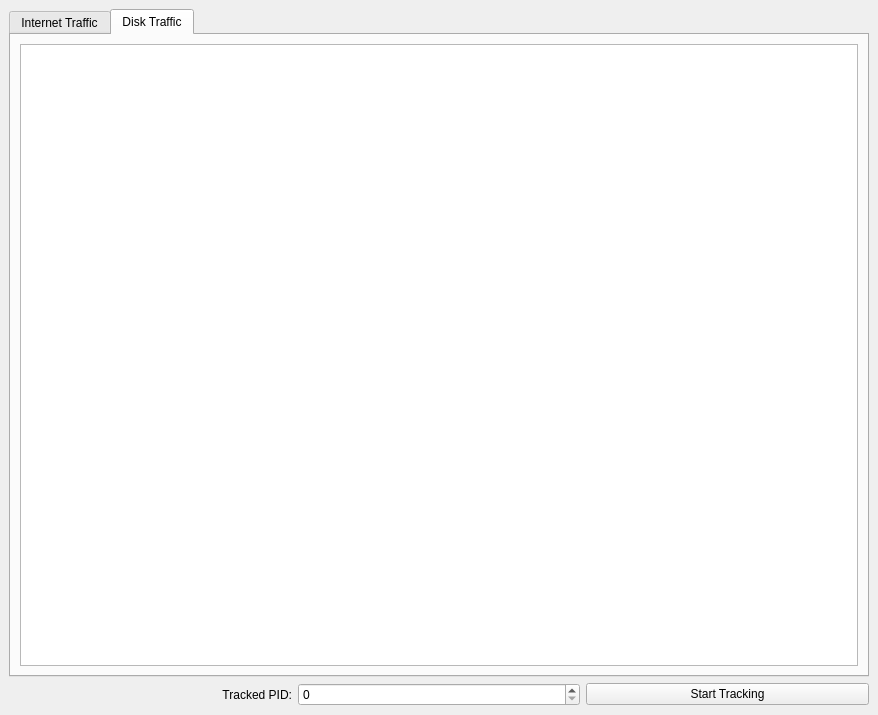
<?xml version="1.0" encoding="UTF-8"?>
<ui version="4.0">
 <class>MainWindow</class>
 <widget class="QMainWindow" name="MainWindow">
  <property name="geometry">
   <rect>
    <x>0</x>
    <y>0</y>
    <width>878</width>
    <height>715</height>
   </rect>
  </property>
  <property name="windowTitle">
   <string>MainWindow</string>
  </property>
  <widget class="QWidget" name="centralwidget">
   <layout class="QFormLayout" name="formLayout">
    <item row="0" column="0" colspan="2">
     <layout class="QVBoxLayout" name="verticalLayout">
      <item>
       <widget class="QTabWidget" name="LogPanel">
        <property name="currentIndex">
         <number>1</number>
        </property>
        <widget class="QWidget" name="internet">
         <attribute name="title">
          <string>Internet Traffic</string>
         </attribute>
         <layout class="QFormLayout" name="formLayout_2">
          <item row="0" column="0" colspan="2">
           <widget class="QTableView" name="internetActivityTable">
            <property name="editTriggers">
             <set>QAbstractItemView::EditTrigger::NoEditTriggers</set>
            </property>
            <property name="alternatingRowColors">
             <bool>true</bool>
            </property>
           </widget>
          </item>
         </layout>
        </widget>
        <widget class="QWidget" name="disk">
         <attribute name="title">
          <string>Disk Traffic</string>
         </attribute>
         <layout class="QFormLayout" name="formLayout_3">
          <item row="0" column="0" colspan="2">
           <widget class="QTableView" name="diskActivityTable"/>
          </item>
         </layout>
        </widget>
       </widget>
      </item>
      <item>
       <layout class="QHBoxLayout" name="PIDTrackerPanel">
        <item>
         <widget class="QLabel" name="trackedPIDLabel">
          <property name="text">
           <string>Tracked PID:</string>
          </property>
          <property name="alignment">
           <set>Qt::AlignmentFlag::AlignRight|Qt::AlignmentFlag::AlignTrailing|Qt::AlignmentFlag::AlignVCenter</set>
          </property>
         </widget>
        </item>
        <item>
         <widget class="QSpinBox" name="trackedPID"/>
        </item>
        <item>
         <widget class="QPushButton" name="startTrackingPID">
          <property name="text">
           <string>Start Tracking</string>
          </property>
          <property name="flat">
           <bool>false</bool>
          </property>
         </widget>
        </item>
       </layout>
      </item>
     </layout>
    </item>
   </layout>
  </widget>
 </widget>
 <resources/>
 <connections/>
</ui>
